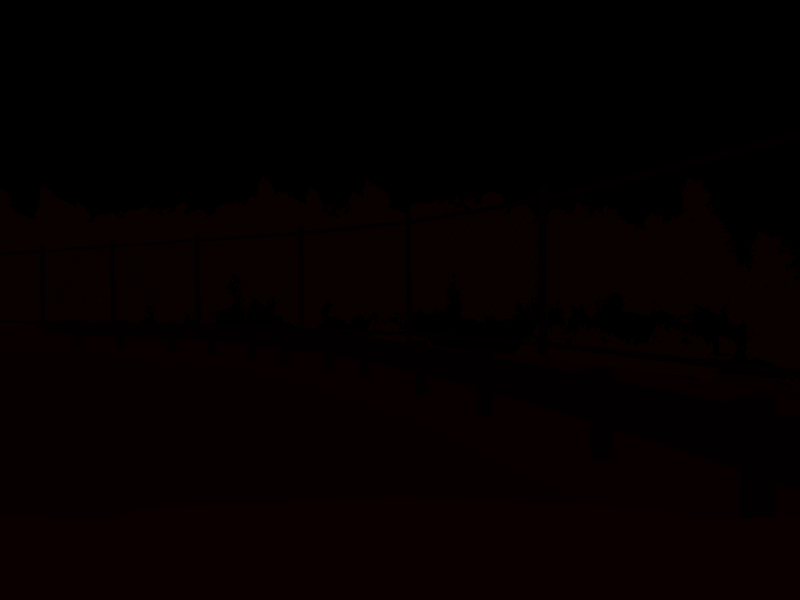
#> input picture data/Train/CameraSeg/110.png, 800 x 600 px
$ python label.py   (older library calls are emulated)
#> lines starting #> are read from the running program, lines starting #| are printed output that depends on the picture; after the words box and inside, x2 and y2 are one past the last pixel; in counts of white or black regions, pixels touching at a corner belong together
import numpy as np
from PIL import Image
from scipy.ndimage.measurements import label
import os

# Define paths
path = './data/Train/'
file = 500
rgb_path = path + 'CameraRGB/' + str(file) + '.png'
label_path = path + 'CameraSeg/'

# Loop through training images
for filename in os.listdir(label_path):
	file = label_path + filename
	print(file)

	# Read images
	#image = Image.open(rgb_path)
	labeled_image = Image.open(file)
#> labeled_image is the input picture: PIL image 800x600 RGB; mean R, G, B 4.81, 0, 0

	# Binarize labeled image
	labeled_image = np.array(labeled_image)
	red_labeled_image = labeled_image[:,:,0]
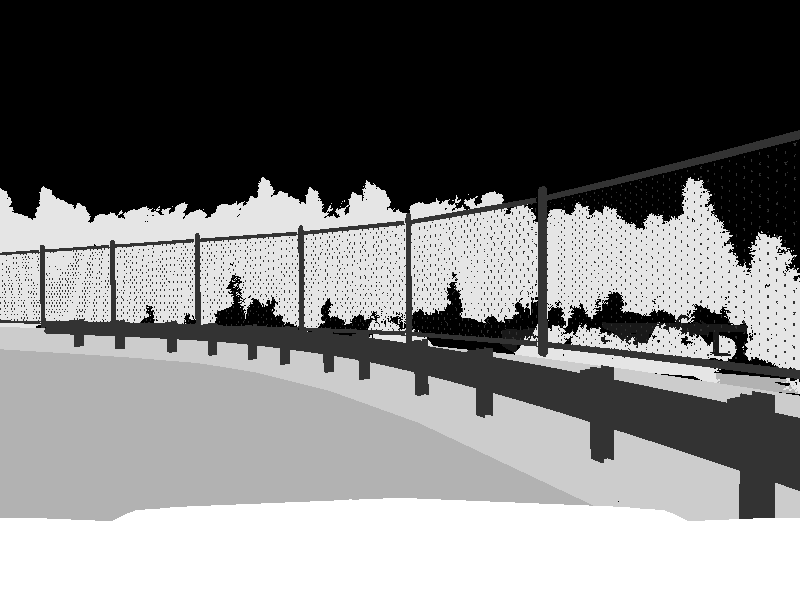
#> red_labeled_image: shape (600, 800); min 0, max 10, mean 4.81; drawn with min black and max white
	vehicle_out = np.where(red_labeled_image==10, 255, 0)
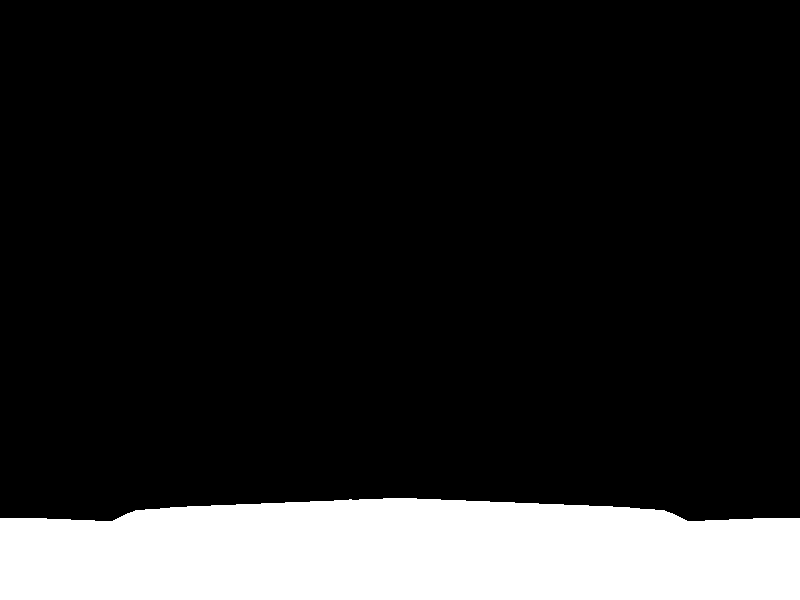
#> vehicle_out: shape (600, 800) int64; 15.3% white; 1 white region, box (x1, y1, x2, y2) and area: (0, 498, 800, 600) 73231
	road_out = np.where((red_labeled_image==6) | (red_labeled_image==7), 255, 0)
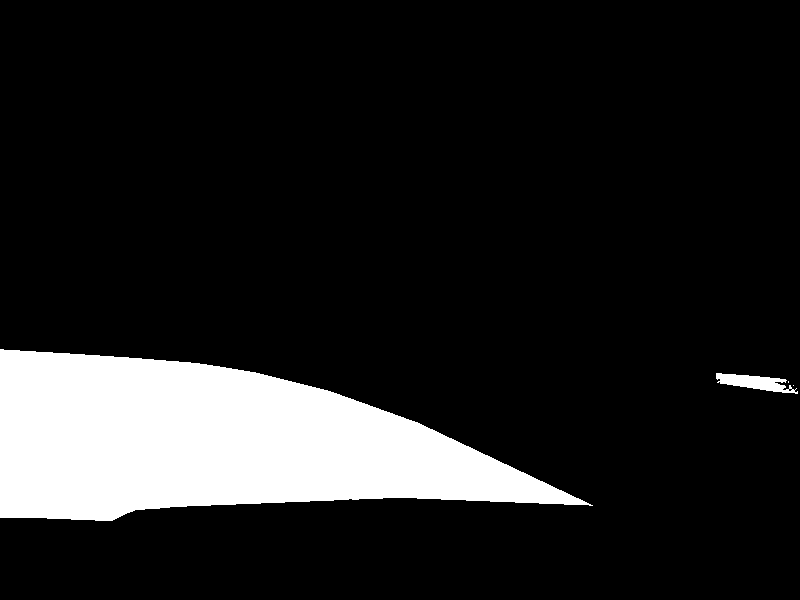
#> road_out: shape (600, 800) int64; 13.4% white; 4 white regions (2 under 20 px), largest, box (x1, y1, x2, y2) and area: (0, 349, 593, 521) 63213, (716, 373, 798, 394) 871

	# Remove front part of ego car
	structure = np.ones((3, 3), dtype=np.int)
	labeled, ncomponents = label(vehicle_out, structure)
#> ncomponents = 1
	post_vehicle_out = np.where(labeled==ncomponents, 0, vehicle_out)
#> post_vehicle_out: shape (600, 800) int64; every value is 0

	# Merge both images
	red_channel = np.where(post_vehicle_out==255, 0, 255)
#> red_channel: shape (600, 800) int64; every value is 255
	labeled_image[:,:,0] = red_channel
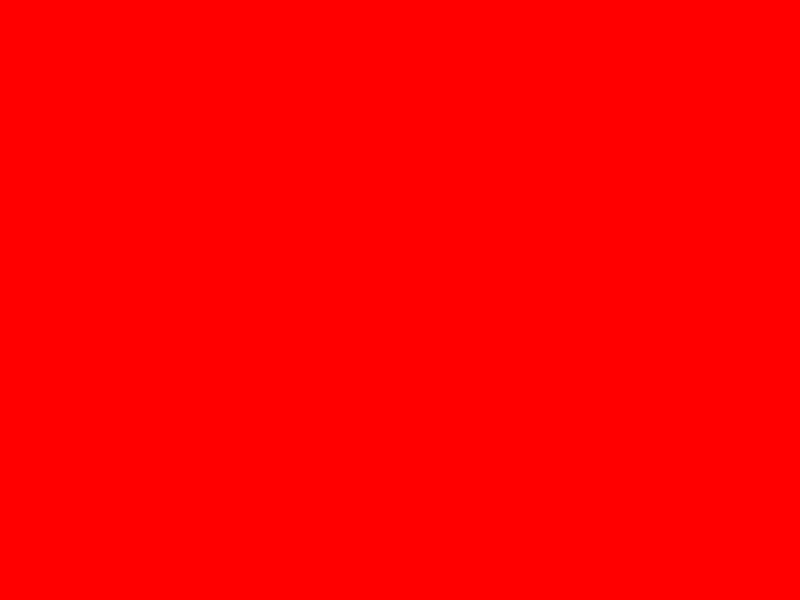
#> labeled_image: shape (600, 800, 3); mean R, G, B 255, 0, 0
	labeled_image[:,:,2] = road_out
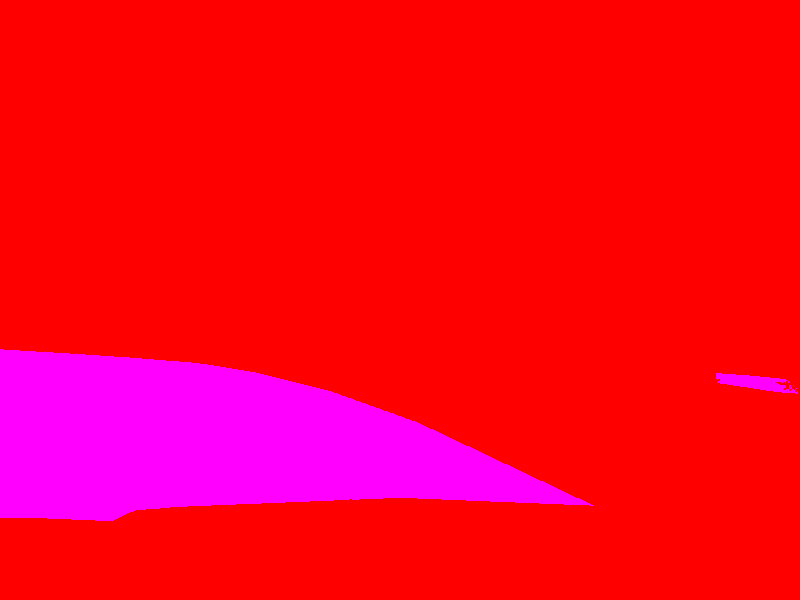
#> labeled_image: shape (600, 800, 3); 13.35% of pixels changed, all inside (x1, y1, x2, y2) = (0, 349, 798, 521)
	final_image = Image.fromarray(np.uint8(labeled_image))

	# Save images
	final_label_path = path + 'LabeledSeg/' + filename
	final_image.save(final_label_path)
